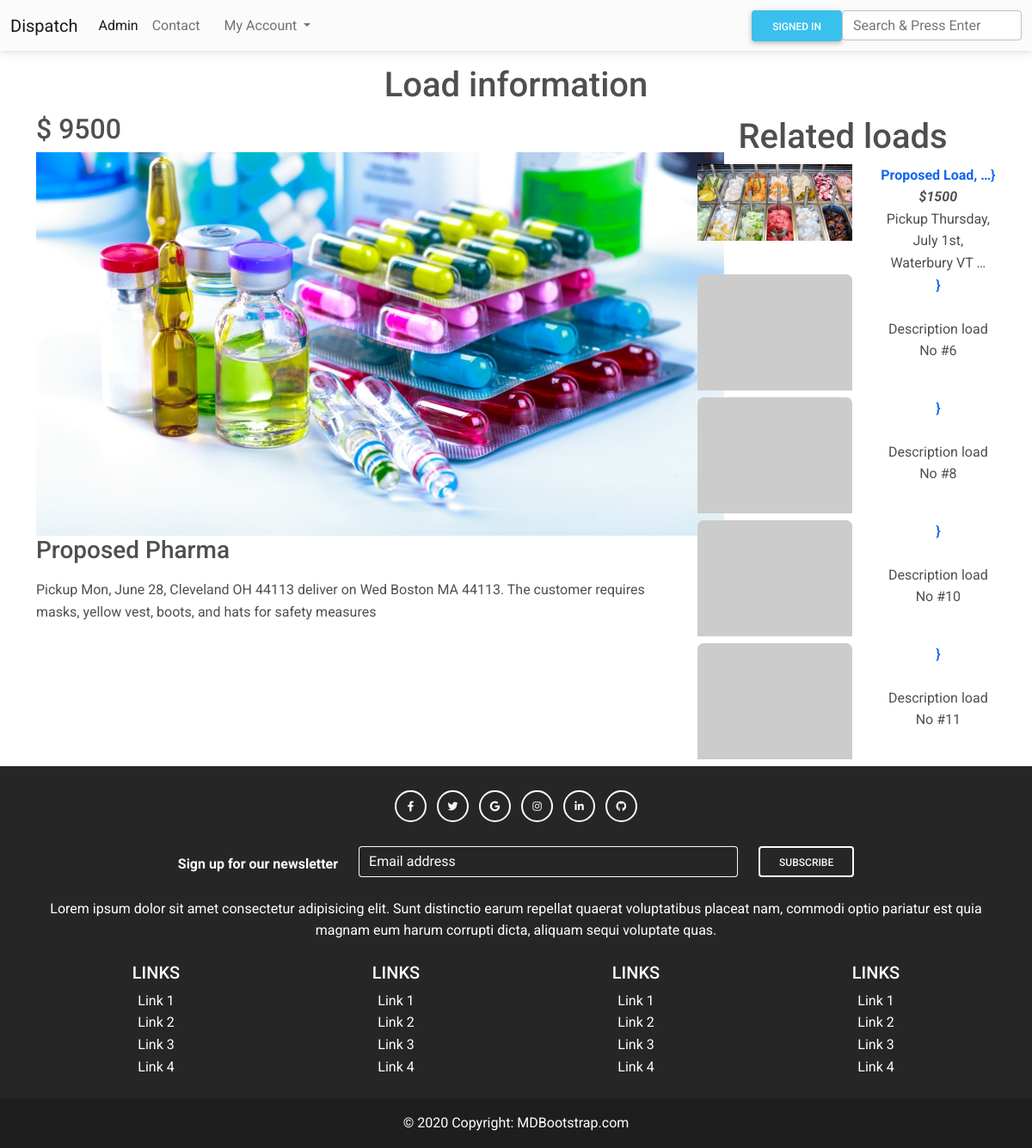
The app's page /load/2 with its own data.
### blog/models.py (models this page shows, shortened)
class Load(models.Model):
    user = models.ForeignKey(User, on_delete=models.CASCADE, null=True)
    price = models.CharField(max_length=20)
    title = models.CharField(max_length=50)
    category = models.ForeignKey(Category, on_delete=models.CASCADE)
    desc = models.TextField()
    image = models.ImageField(null=True, blank=True)
    created_at = models.DateTimeField(auto_now_add=True)
    update_at = models.DateTimeField(auto_now = True)

### blog/views.py (the view)
# urls.py: path('load/<int:id_load>', detail, name="detail" ),
def detail(request, id_load):
    load=Load.objects.get(id=id_load)
    category = load.category
    loads_in_relation = Load.objects.filter(category =  category)[:6]
    return render(request, 'detail.html', {"load": load, "lir": loads_in_relation})

### blog/templates/detail.html
{% extends 'base.html' %}
{% load static  %}
{% block content %}
<h1 class="text-center mt-3">Load information</h1>
<div class="container">
    <div class="row">
        <div class="col-md-8">
            <h2>{{load.price}} </h2>
            <img src="{{load.image.url}}" alt="load-logo" style="max-width: 800px;">
            <h3>{{load.title}}</h3>
            <p class="mb-5 mt-3">{{load.desc}}</p>
        </div>
        <div class="col-md-4 text-center mt-1">
            <h1>Related loads</h1>
            <div class="row">
                {% for lds in lir %}
                {% if lds.id != load.id %}
                <div class="col-md-7 mb-2">
                    {% if lds.image != "http://default" %}
                    <a href="{% url 'detail' lds.id %}"><img src="{{lds.image.url}}" alt="Card image cap" style="max-width: 180px;" /></a>
                    {% else %}
                    <img class="card-img-top" src="https://via.placeholder.com/400x300" alt="Card image cap"
                        style="max-width: 180px;" />
                    {% endif %}
                </div>
                <div class="col-5">
                    <a href="{% url 'detail' lds.id %}"><strong> {{lds.title |truncatewords:2}}} </strong> <br></a>
                    <strong><em>{{lds.price}}</em> <br></strong>
                    {{lds.desc |truncatewords:6}}
                </div>
                {% endif %}
                {% endfor %}
            </div>
        </div>
    </div>
</div>
{% endblock %}

### records on screen
Load: price "$ 9500", image (picture), title "Proposed Pharma", desc "Pickup Mon, June 28, Cleveland OH 44113 deliver on Wed Boston MA 44113. The customer requires masks, yellow vest, boots, and hats for safety measures"
Load: image (picture), title "Proposed Load, …", price "$1500", desc "Pickup Thursday, July 1st, Waterbury VT …"
Load: desc "Description load No #6"
Load: desc "Description load No #8"
Load: desc "Description load No #10"
Load: desc "Description load No #11"
